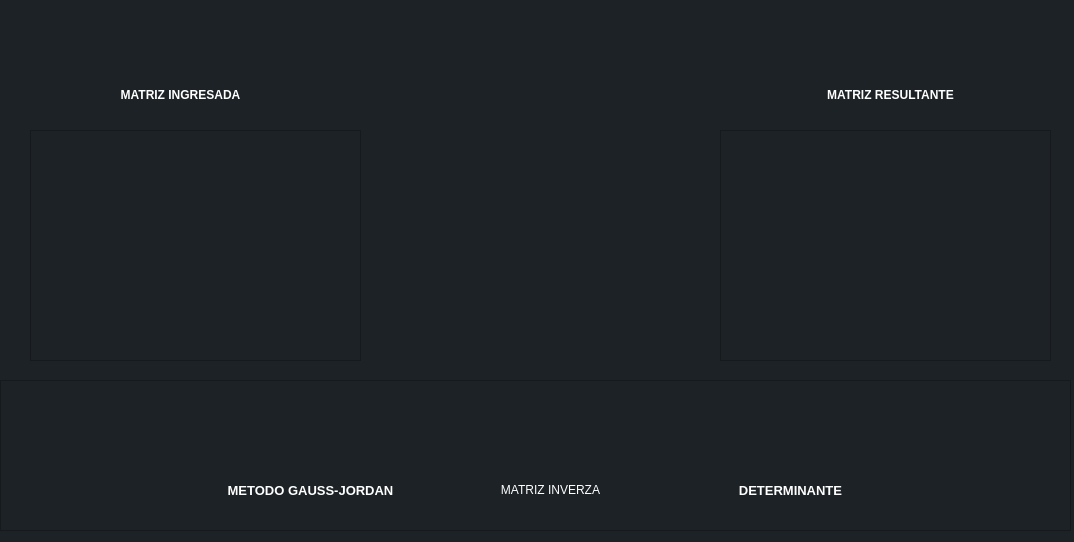
<?xml version="1.0" encoding="UTF-8"?>
<ui version="4.0">
 <class>VentanaGauss</class>
 <widget class="QWidget" name="VentanaGauss">
  <property name="geometry">
   <rect>
    <x>0</x>
    <y>0</y>
    <width>1074</width>
    <height>542</height>
   </rect>
  </property>
  <property name="windowTitle">
   <string>Form</string>
  </property>
  <property name="styleSheet">
   <string notr="true">background-color: rgb(29, 34, 38);</string>
  </property>
  <widget class="QLabel" name="label_ingresada">
   <property name="geometry">
    <rect>
     <x>90</x>
     <y>80</y>
     <width>181</width>
     <height>31</height>
    </rect>
   </property>
   <property name="text">
    <string>&lt;html&gt;&lt;head/&gt;&lt;body&gt;&lt;p align=&quot;center&quot;&gt;&lt;span style=&quot; font-weight:600; color:#ffffff;&quot;&gt;MATRIZ INGRESADA&lt;/span&gt;&lt;/p&gt;&lt;/body&gt;&lt;/html&gt;</string>
   </property>
  </widget>
  <widget class="QLabel" name="label_resultado">
   <property name="geometry">
    <rect>
     <x>800</x>
     <y>80</y>
     <width>181</width>
     <height>31</height>
    </rect>
   </property>
   <property name="text">
    <string>&lt;html&gt;&lt;head/&gt;&lt;body&gt;&lt;p align=&quot;center&quot;&gt;&lt;span style=&quot; font-weight:600; color:#ffffff;&quot;&gt;MATRIZ RESULTANTE&lt;/span&gt;&lt;/p&gt;&lt;/body&gt;&lt;/html&gt;</string>
   </property>
  </widget>
  <widget class="QFrame" name="frame">
   <property name="geometry">
    <rect>
     <x>0</x>
     <y>380</y>
     <width>1071</width>
     <height>151</height>
    </rect>
   </property>
   <property name="frameShape">
    <enum>QFrame::StyledPanel</enum>
   </property>
   <property name="frameShadow">
    <enum>QFrame::Raised</enum>
   </property>
   <widget class="QPushButton" name="boton_MGauss">
    <property name="geometry">
     <rect>
      <x>270</x>
      <y>10</y>
      <width>81</width>
      <height>81</height>
     </rect>
    </property>
    <property name="cursor">
     <cursorShape>PointingHandCursor</cursorShape>
    </property>
    <property name="styleSheet">
     <string notr="true">QPushButton:hover
{
	border-style: solid;
   	background-color:#5c5c5c;

}

QPushButton:pressed
{
	 	background-color:#0069c0;
}

</string>
    </property>
    <property name="text">
     <string/>
    </property>
    <property name="icon">
     <iconset>
      <normaloff>../assets/gauss.png</normaloff>../assets/gauss.png</iconset>
    </property>
    <property name="iconSize">
     <size>
      <width>81</width>
      <height>81</height>
     </size>
    </property>
    <property name="flat">
     <bool>true</bool>
    </property>
   </widget>
   <widget class="QLabel" name="label_MGauss">
    <property name="geometry">
     <rect>
      <x>200</x>
      <y>100</y>
      <width>221</width>
      <height>21</height>
     </rect>
    </property>
    <property name="text">
     <string>&lt;html&gt;&lt;head/&gt;&lt;body&gt;&lt;p align=&quot;center&quot;&gt;&lt;span style=&quot; font-size:10pt; font-weight:600; color:#ffffff;&quot;&gt;METODO GAUSS-JORDAN&lt;/span&gt;&lt;/p&gt;&lt;/body&gt;&lt;/html&gt;</string>
    </property>
   </widget>
   <widget class="QPushButton" name="boton_home">
    <property name="geometry">
     <rect>
      <x>10</x>
      <y>80</y>
      <width>71</width>
      <height>71</height>
     </rect>
    </property>
    <property name="cursor">
     <cursorShape>PointingHandCursor</cursorShape>
    </property>
    <property name="styleSheet">
     <string notr="true">QPushButton:hover
{
	border-style: solid;
   	background-color:#5c5c5c;

}

QPushButton:pressed
{
	 	background-color:#0069c0;
}

</string>
    </property>
    <property name="text">
     <string/>
    </property>
    <property name="icon">
     <iconset>
      <normaloff>../assets/casa.png</normaloff>../assets/casa.png</iconset>
    </property>
    <property name="iconSize">
     <size>
      <width>61</width>
      <height>61</height>
     </size>
    </property>
    <property name="flat">
     <bool>true</bool>
    </property>
   </widget>
   <widget class="QLabel" name="label_inversa">
    <property name="geometry">
     <rect>
      <x>440</x>
      <y>100</y>
      <width>221</width>
      <height>21</height>
     </rect>
    </property>
    <property name="text">
     <string>&lt;html&gt;&lt;head/&gt;&lt;body&gt;&lt;p align=&quot;center&quot;&gt;&lt;span style=&quot; color:#ffffff;&quot;&gt;MATRIZ INVERZA&lt;/span&gt;&lt;/p&gt;&lt;/body&gt;&lt;/html&gt;</string>
    </property>
   </widget>
   <widget class="QPushButton" name="boton_inversa">
    <property name="geometry">
     <rect>
      <x>490</x>
      <y>10</y>
      <width>121</width>
      <height>81</height>
     </rect>
    </property>
    <property name="cursor">
     <cursorShape>PointingHandCursor</cursorShape>
    </property>
    <property name="styleSheet">
     <string notr="true">QPushButton:hover
{
	border-style: solid;
   	background-color:#5c5c5c;

}

QPushButton:pressed
{
	 	background-color:#0069c0;
}

</string>
    </property>
    <property name="text">
     <string/>
    </property>
    <property name="icon">
     <iconset>
      <normaloff>../assets/inversa.png</normaloff>../assets/inversa.png</iconset>
    </property>
    <property name="iconSize">
     <size>
      <width>95</width>
      <height>95</height>
     </size>
    </property>
    <property name="flat">
     <bool>true</bool>
    </property>
   </widget>
   <widget class="QLabel" name="label_determinante">
    <property name="geometry">
     <rect>
      <x>680</x>
      <y>100</y>
      <width>221</width>
      <height>21</height>
     </rect>
    </property>
    <property name="text">
     <string>&lt;html&gt;&lt;head/&gt;&lt;body&gt;&lt;p align=&quot;center&quot;&gt;&lt;span style=&quot; font-size:10pt; font-weight:600; color:#ffffff;&quot;&gt;DETERMINANTE&lt;/span&gt;&lt;/p&gt;&lt;/body&gt;&lt;/html&gt;</string>
    </property>
   </widget>
   <widget class="QPushButton" name="boton_determinante">
    <property name="geometry">
     <rect>
      <x>750</x>
      <y>10</y>
      <width>81</width>
      <height>81</height>
     </rect>
    </property>
    <property name="cursor">
     <cursorShape>PointingHandCursor</cursorShape>
    </property>
    <property name="styleSheet">
     <string notr="true">QPushButton:hover
{
	border-style: solid;
   	background-color:#5c5c5c;

}

QPushButton:pressed
{
	 	background-color:#0069c0;
}

</string>
    </property>
    <property name="text">
     <string/>
    </property>
    <property name="icon">
     <iconset>
      <normaloff>../assets/determinante.png</normaloff>../assets/determinante.png</iconset>
    </property>
    <property name="iconSize">
     <size>
      <width>81</width>
      <height>81</height>
     </size>
    </property>
    <property name="flat">
     <bool>true</bool>
    </property>
   </widget>
  </widget>
  <widget class="QTextBrowser" name="TEXT_matriz">
   <property name="geometry">
    <rect>
     <x>30</x>
     <y>130</y>
     <width>331</width>
     <height>231</height>
    </rect>
   </property>
   <property name="autoFillBackground">
    <bool>false</bool>
   </property>
   <property name="styleSheet">
    <string notr="true"/>
   </property>
   <property name="frameShadow">
    <enum>QFrame::Plain</enum>
   </property>
   <property name="lineWidth">
    <number>0</number>
   </property>
   <property name="html">
    <string>&lt;!DOCTYPE HTML PUBLIC &quot;-//W3C//DTD HTML 4.0//EN&quot; &quot;http://www.w3.org/TR/REC-html40/strict.dtd&quot;&gt;
&lt;html&gt;&lt;head&gt;&lt;meta name=&quot;qrichtext&quot; content=&quot;1&quot; /&gt;&lt;meta charset=&quot;utf-8&quot; /&gt;&lt;style type=&quot;text/css&quot;&gt;
p, li { white-space: pre-wrap; }
&lt;/style&gt;&lt;/head&gt;&lt;body style=&quot; font-family:'Segoe UI'; font-size:9pt; font-weight:400; font-style:normal;&quot;&gt;
&lt;p align=&quot;center&quot; style=&quot;-qt-paragraph-type:empty; margin-top:0px; margin-bottom:0px; margin-left:0px; margin-right:0px; -qt-block-indent:0; text-indent:0px;&quot;&gt;&lt;br /&gt;&lt;/p&gt;&lt;/body&gt;&lt;/html&gt;</string>
   </property>
  </widget>
  <widget class="QTextBrowser" name="TEXT_resultado">
   <property name="geometry">
    <rect>
     <x>720</x>
     <y>130</y>
     <width>331</width>
     <height>231</height>
    </rect>
   </property>
   <property name="lineWidth">
    <number>0</number>
   </property>
   <property name="html">
    <string>&lt;!DOCTYPE HTML PUBLIC &quot;-//W3C//DTD HTML 4.0//EN&quot; &quot;http://www.w3.org/TR/REC-html40/strict.dtd&quot;&gt;
&lt;html&gt;&lt;head&gt;&lt;meta name=&quot;qrichtext&quot; content=&quot;1&quot; /&gt;&lt;meta charset=&quot;utf-8&quot; /&gt;&lt;style type=&quot;text/css&quot;&gt;
p, li { white-space: pre-wrap; }
&lt;/style&gt;&lt;/head&gt;&lt;body style=&quot; font-family:'Segoe UI'; font-size:9pt; font-weight:400; font-style:normal;&quot;&gt;
&lt;p align=&quot;center&quot; style=&quot;-qt-paragraph-type:empty; margin-top:0px; margin-bottom:0px; margin-left:0px; margin-right:0px; -qt-block-indent:0; text-indent:0px;&quot;&gt;&lt;br /&gt;&lt;/p&gt;&lt;/body&gt;&lt;/html&gt;</string>
   </property>
  </widget>
 </widget>
 <resources/>
 <connections/>
</ui>
